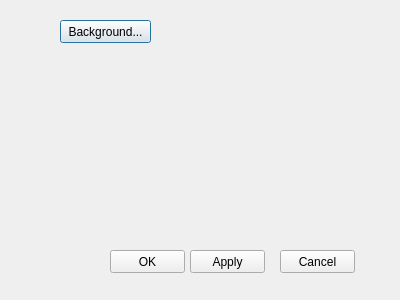
<?xml version="1.0" encoding="UTF-8"?>
<ui version="4.0">
 <class>Dialog_color</class>
 <widget class="QDialog" name="Dialog_color">
  <property name="geometry">
   <rect>
    <x>0</x>
    <y>0</y>
    <width>400</width>
    <height>300</height>
   </rect>
  </property>
  <property name="windowTitle">
   <string>Dialog</string>
  </property>
  <widget class="QPushButton" name="background_button">
   <property name="geometry">
    <rect>
     <x>60</x>
     <y>20</y>
     <width>91</width>
     <height>23</height>
    </rect>
   </property>
   <property name="text">
    <string>Background...</string>
   </property>
  </widget>
  <widget class="QPushButton" name="Apply_button">
   <property name="geometry">
    <rect>
     <x>190</x>
     <y>250</y>
     <width>75</width>
     <height>23</height>
    </rect>
   </property>
   <property name="text">
    <string>Apply</string>
   </property>
  </widget>
  <widget class="QPushButton" name="OK_button">
   <property name="geometry">
    <rect>
     <x>110</x>
     <y>250</y>
     <width>75</width>
     <height>23</height>
    </rect>
   </property>
   <property name="text">
    <string>OK</string>
   </property>
  </widget>
  <widget class="QPushButton" name="Cancel_button">
   <property name="geometry">
    <rect>
     <x>280</x>
     <y>250</y>
     <width>75</width>
     <height>23</height>
    </rect>
   </property>
   <property name="text">
    <string>Cancel</string>
   </property>
  </widget>
 </widget>
 <resources/>
 <connections/>
</ui>
